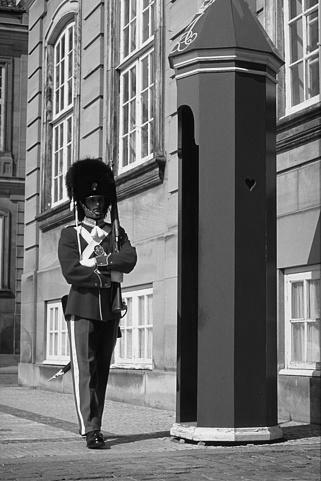
#> input picture pset1/code/inputs/p5_inp.png, 321 x 481 px
$ python prob5.py
#> lines starting #> are read from the running program, lines starting #| are printed output that depends on the picture
## Default modules imported. Import more if you need to.

import numpy as np
from skimage.io import imread, imsave
from scipy.signal import convolve2d as conv2


# Fill this out
def kernpad(K,size):
    Ko = np.zeros(size,dtype=np.float32)
    m=size[0]
    n=size[1]
    a=K.shape[0]
    b=K.shape[1]
    #topleft
    Ko[0:int(a/2+1),0:int(b/2+1)]=K[int(a/2):a,int(b/2):b]
    #topright
    Ko[0:int(a/2+1),n-int(b/2):n]=K[int(a/2):a,0:int(b/2)]
    #botleft
    Ko[m-int(a/2):m,0:int(b/2+1)]=K[0:int(a/2),int(b/2):b]
    #botright
    Ko[m-int(a/2):m,n-int(b/2):n]=K[0:int(a/2),0:int(b/2)]
    return Ko

########################## Support code below

from os.path import normpath as fn # Fixes window/linux path conventions
import warnings
warnings.filterwarnings('ignore')

img = np.float32(imread(fn('inputs/p5_inp.png')))/255.
#> img: shape (481, 321) float32; min 0, max 1, mean 0.448

# Create Gaussian Kernel
x = np.float32(range(-21,22))
x,y = np.meshgrid(x,x)
G = np.exp(-(x*x+y*y)/2/9.)
G = G / np.sum(G[:])


# Traditional convolve
v1 = conv2(img,G,'same','wrap')
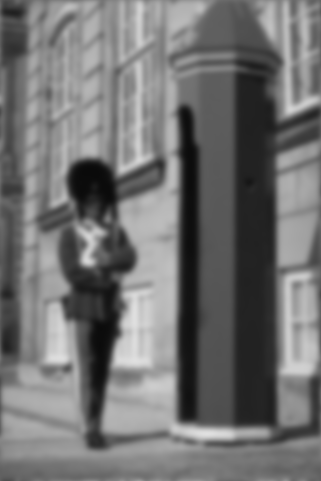
#> v1: shape (481, 321) float32; min 0.0402, max 0.879, mean 0.448

# Convolution in Fourier domain
G = kernpad(G,img.shape)
v2f = np.fft.fft2(G)*np.fft.fft2(img)
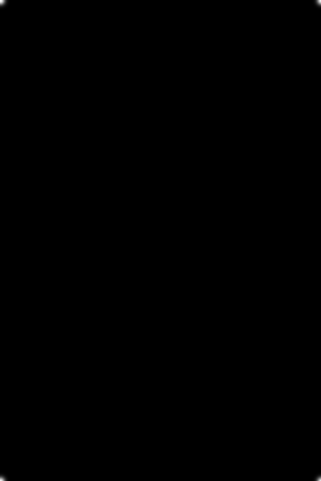
#> G: shape (481, 321) float32; min 0, max 0.0177, mean 6.48e-06; drawn with min black and max white
v2 = np.real(np.fft.ifft2(v2f))

# Stack them together and save
out = np.concatenate([img,v1,v2],axis=1)
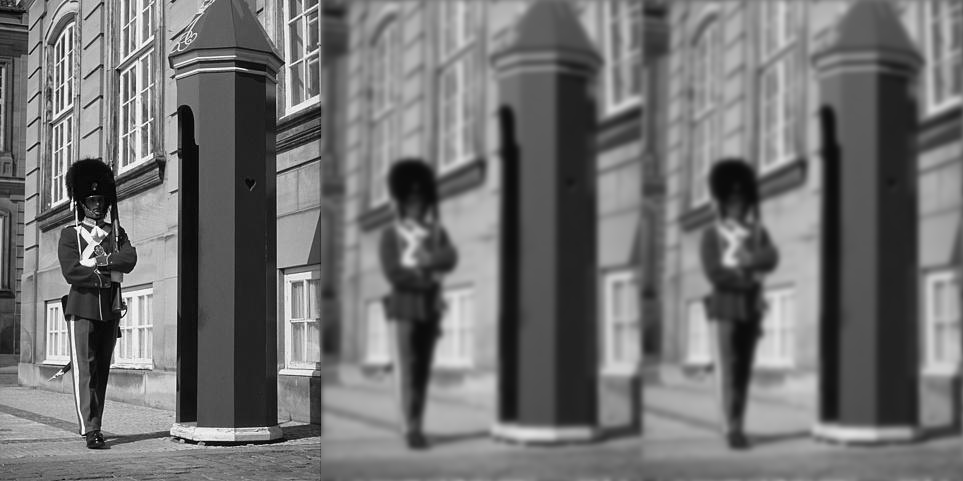
#> out: shape (481, 963) float64; min 0, max 1, mean 0.448
out = np.minimum(1.,np.maximum(0.,out))

imsave(fn('outputs/prob5.png'),out)

$ run again, with pset1/code/inputs/p2_inp.png copied over pset1/code/inputs/p5_inp.png
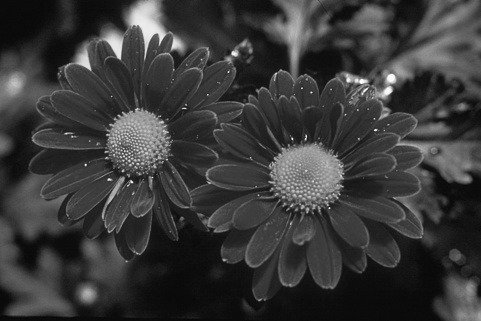
#> input picture pset1/code/inputs/p2_inp.png, 481 x 321 px
#> `v1 = conv2(img,G,'same','wrap')`:
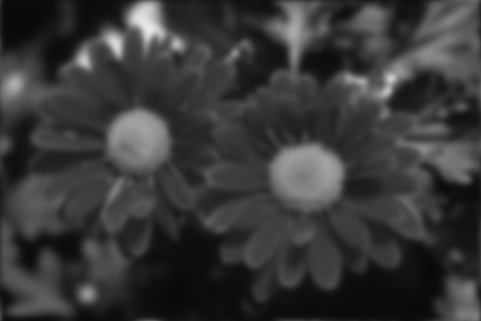
#> v1: shape (321, 481) float32; min 0.0399, max 0.906, mean 0.224
#> `out = np.concatenate([img,v1,v2],axis=1)`:
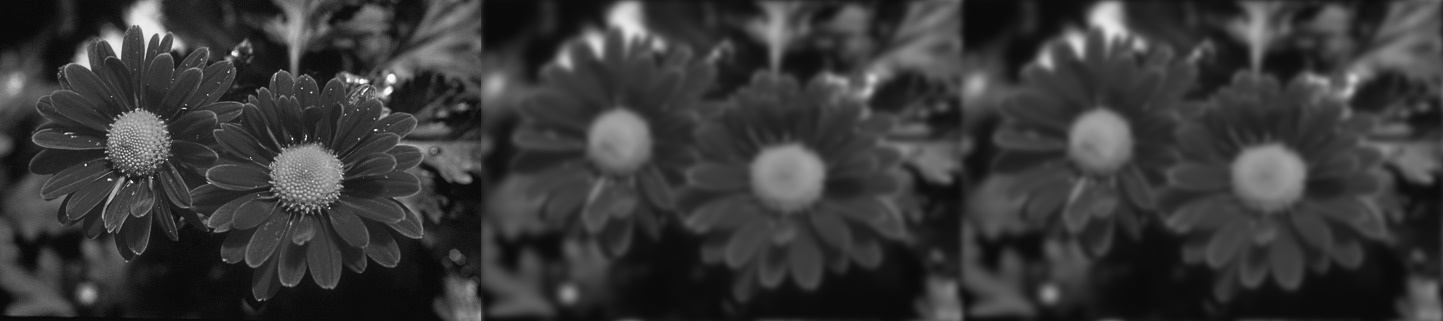
#> out: shape (321, 1443) float64; min 0.0157, max 1, mean 0.224

$ run again, with pset1/code/inputs/p6_inp.png copied over pset1/code/inputs/p5_inp.png
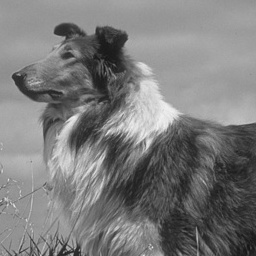
#> input picture pset1/code/inputs/p6_inp.png, 256 x 256 px
#> `v1 = conv2(img,G,'same','wrap')`:
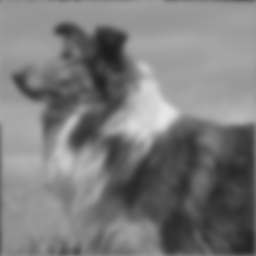
#> v1: shape (256, 256) float32; min 0.113, max 0.904, mean 0.486
#> `out = np.concatenate([img,v1,v2],axis=1)`:
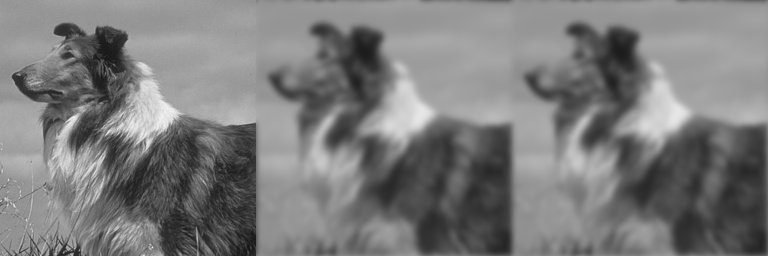
#> out: shape (256, 768) float64; min 0.0745, max 0.945, mean 0.486
